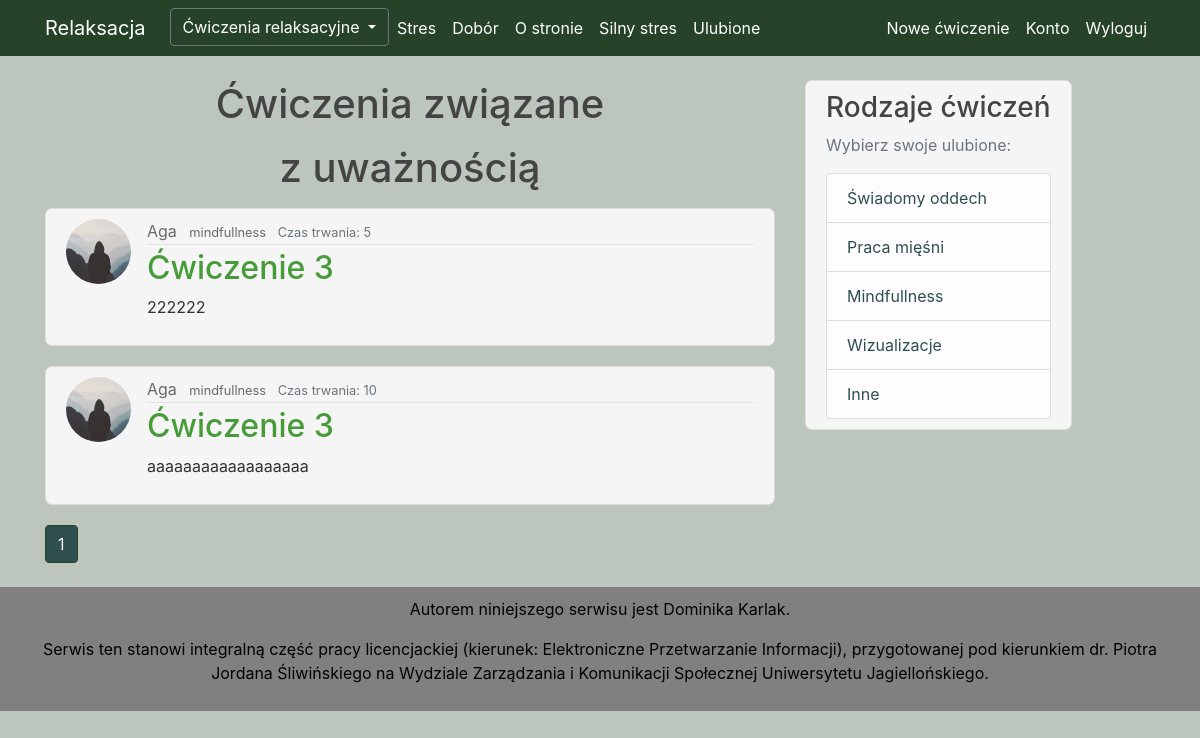
/mindfullness (signed in), run on the app's committed database.
### Relaks/models.py (models this page shows, shortened)
class Post(db.Model):
    id = db.Column(db.Integer, primary_key=True, autoincrement=True)
    name = db.Column(db.String(100), nullable=True)
    category = db.Column(db.String(100), nullable=True)
    time = db.Column(db.Integer, nullable=True)
    content = db.Column(db.Text, nullable=True)
    user_id = db.Column(db.Integer, db.ForeignKey('user.id'), nullable=False)
    fav = db.relationship('Favourite', backref='fav', lazy=True)
    comments = db.relationship("Comment", backref='article', lazy=True)

class User(db.Model, UserMixin):
    id = db.Column(db.Integer, primary_key=True)
    username = db.Column(db.String(20), unique=True, nullable=False)
    email = db.Column(db.String(120), unique=True, nullable=False)
    image_file = db.Column(db.String(20), nullable=False, default='default.jpg')
    password = db.Column(db.String(60), nullable=False)
    is_admin = db.Column(db.Boolean, nullable=False)
    posts = db.relationship('Post', backref='author', lazy=True)
    fav = db.relationship('Favourite', backref='author', lazy=True)

### Relaks/routes.py (the view)
@app.route("/mindfullness", methods=['GET', 'POST'])
@login_required
def mindfullness():
    page = request.args.get('page', 1, type=int)
    post = Post.query.filter(
        Post.category == 'mindfullness').paginate(page=page, per_page=3)
    return render_template('mindfullness.html', title='Mindfullness', post=post)

### Relaks/models.py (called while the page is built)
@login_manager.user_loader
def load_user(user_id):
    return User.query.get(int(user_id))

### Relaks/templates/mindfullness.html (shortened to what this page needs)
{% extends "layout.html" %}
{% block content %}
    <h1> <p style="text-align: center"> Ćwiczenia związane </p>
        <p style="text-align: center"> z uważnością </p> </h1>
      {% for post in post.items %}
          <article class="media content-section">
          <img class="rounded-circle article-img" src="{{ url_for('static', filename='photo/' + post.author.image_file) }}">
          <div class="media-body">
            <div class="article-metadata">
               <a class="mr-2" href="{{ url_for('user_posts', username=post.author.username) }}">{{ post.author.username }}</a>
              <small class="article-category">
          <a
            class="mr-2"
            href="{{ url_for('mindfullness', category=post.category) }}"
            >{{ post.category }}</a>
                </small>
                <small class="text-muted">Czas trwania: {{ post.time }}</small>
            </div>
            <h2> <a class="article-title" href="{{ url_for('post', post_id=post.id) }}">{{ post.name}}</a> </h2>
            <p class="article-content">{{ post.content }}</p>
          </div>
        </article>
    {% endfor %}
      {% for page_num in post.iter_pages(left_edge=1, right_edge=1, left_current=1, right_current=2) %}
        {% if page_num %}
            {% if post.page == page_num %}
                <a class="btn btn-info mb-4" style="background-color: darkslategrey; border-color: #26432a" href="{{ url_for('mindfullness', page=page_num)  }}"> {{ page_num }}</a>
             {% else %}
                <a class="btn btn-outline-info mb-4" style="background-color: darkslategrey; border-color: #26432a; " href="{{ url_for('mindfullness', page=page_num)  }}"> {{ page_num }}</a>
             {% endif %}
        {% endif %}
    {% endfor %}
{% endblock content %}

### Relaks/static/main.css (style rules this page uses)
body { background-color: #bdc6bd; color: #333333; margin-top: 5rem; }
h1, h2, h3, h4, h5, h6 { color: #444444; }
.content-section { background-color: whitesmoke; padding: 10px 20px; border: 1px solid #dddddd; border-radius: 7px; margin-bottom: 20px; }
.article-title { color: #489b39; }
.article-content { white-space: pre-line; background-color: whitesmoke; }
.article-img { height: 65px; width: 65px; margin-right: 16px; }
.article-metadata { padding-bottom: 1px; margin-bottom: 4px; border-bottom: 1px solid #e3e3e3; color: #444444; }
.btn { background-color: #26432a; }
.mr-2 { color: dimgrey; }

### data on the page
Post: image_file (placeholder picture), author.username "Aga", category "mindfullness", time "5", name "Ćwiczenie 3", content "222222"
Post: image_file (placeholder picture), author.username "Aga", category "mindfullness", time "10", name "Ćwiczenie 3", content "aaaaaaaaaaaaaaaaaa"

### other printed values
{{ page_num }} "1"
